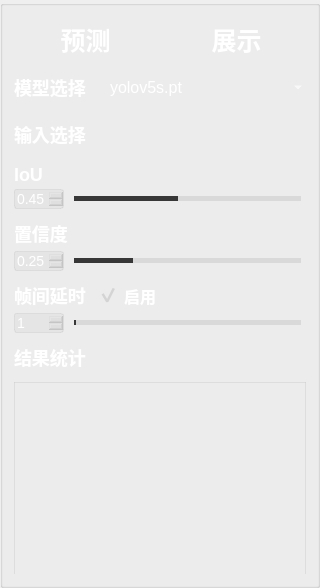
          <widget class="QGroupBox" name="groupBox_8">
           <property name="minimumSize">
            <size>
             <width>320</width>
             <height>0</height>
            </size>
           </property>
           <property name="maximumSize">
            <size>
             <width>320</width>
             <height>16777215</height>
            </size>
           </property>
           <property name="styleSheet">
            <string notr="true">#groupBox_8{
background-color: rgba(75, 75, 75, 200);
border: 0px solid #42adff;
border-radius:0px;}
</string>
           </property>
           <property name="title">
            <string/>
           </property>
           <layout class="QVBoxLayout" name="verticalLayout_8">
            <property name="spacing">
             <number>11</number>
            </property>
            <item>
             <widget class="QGroupBox" name="groupBox_2">
              <property name="minimumSize">
               <size>
                <width>0</width>
                <height>42</height>
               </size>
              </property>
              <property name="maximumSize">
               <size>
                <width>16777215</width>
                <height>42</height>
               </size>
              </property>
              <property name="styleSheet">
               <string notr="true">#groupBox_2{
border: 0px solid #42adff;
border-radius:0px;}</string>
              </property>
              <property name="title">
               <string/>
              </property>
              <layout class="QHBoxLayout" name="horizontalLayout_35">
               <property name="leftMargin">
                <number>2</number>
               </property>
               <property name="topMargin">
                <number>0</number>
               </property>
               <property name="rightMargin">
                <number>0</number>
               </property>
               <property name="bottomMargin">
                <number>0</number>
               </property>
               <item>
                <widget class="QPushButton" name="detectpushButton">
                 <property name="sizePolicy">
                  <sizepolicy hsizetype="Minimum" vsizetype="Preferred">
                   <horstretch>0</horstretch>
                   <verstretch>1</verstretch>
                  </sizepolicy>
                 </property>
                 <property name="styleSheet">
                  <string notr="true">font-size: 25px;
	font-family: &quot;Microsoft YaHei&quot;;
	font-weight: bold;
 		border-radius:9px;
		background:rgba(66, 195, 255, 0);
	color: rgb(255, 255, 255);</string>
                 </property>
                 <property name="text">
                  <string>预测</string>
                 </property>
                </widget>
               </item>
               <item>
                <spacer name="horizontalSpacer_13">
                 <property name="orientation">
                  <enum>Qt::Horizontal</enum>
                 </property>
                 <property name="sizeType">
                  <enum>QSizePolicy::Preferred</enum>
                 </property>
                 <property name="sizeHint" stdset="0">
                  <size>
                   <width>12</width>
                   <height>20</height>
                  </size>
                 </property>
                </spacer>
               </item>
               <item>
                <widget class="QPushButton" name="showpushButton_2">
                 <property name="sizePolicy">
                  <sizepolicy hsizetype="Preferred" vsizetype="Preferred">
                   <horstretch>0</horstretch>
                   <verstretch>1</verstretch>
                  </sizepolicy>
                 </property>
                 <property name="styleSheet">
                  <string notr="true">font-size: 25px;
	font-family: &quot;Microsoft YaHei&quot;;
	font-weight: bold;
 		border-radius:9px;
		background:rgba(66, 195, 255, 0);
	color: rgb(255, 255, 255);
</string>
                 </property>
                 <property name="text">
                  <string>展示</string>
                 </property>
                </widget>
               </item>
              </layout>
             </widget>
            </item>
            <item>
             <layout class="QHBoxLayout" name="horizontalLayout_2">
              <item>
               <widget class="QLabel" name="label_3">
                <property name="minimumSize">
                 <size>
                  <width>0</width>
                  <height>35</height>
                 </size>
                </property>
                <property name="maximumSize">
                 <size>
                  <width>80</width>
                  <height>16777215</height>
                 </size>
                </property>
                <property name="styleSheet">
                 <string notr="true">QLabel
{
	font-size: 18px;
	font-family: &quot;Microsoft YaHei&quot;;
	font-weight: bold;
 		border-radius:9px;
		background:rgba(66, 195, 255, 0);
	color: rgb(255, 255, 255);
}
</string>
                </property>
                <property name="text">
                 <string>模型选择</string>
                </property>
               </widget>
              </item>
              <item>
               <widget class="QComboBox" name="comboBox">
                <property name="minimumSize">
                 <size>
                  <width>0</width>
                  <height>35</height>
                 </size>
                </property>
                <property name="styleSheet">
                 <string notr="true">QComboBox QAbstractItemView {
	color: rgb(255, 255, 255);
font-family: &quot;Microsoft YaHei&quot;;
font-size: 16px;
background:rgba(200, 200, 200,150);
selection-background-color: rgba(200, 200, 200,50);
color: rgb(255, 255, 255);
outline:none;
border:none;}
QComboBox{
font-family: &quot;Microsoft YaHei&quot;;
font-size: 16px;
	color: rgb(255, 255, 255);
border-width:0px;
border-color:white;
border-style:solid;
background-color: rgba(200, 200, 200,0);}

QComboBox::drop-down {
margin-top:8;
height:20;
background:rgba(255,255,255,0);
border-image: url(:/img/icon/下拉_白色.png);
}
</string>
                </property>
                <item>
                 <property name="text">
                  <string>yolov5s.pt</string>
                 </property>
                </item>
                <item>
                 <property name="text">
                  <string>yolov5m.pt</string>
                 </property>
                </item>
                <item>
                 <property name="text">
                  <string>yolov5l.pt</string>
                 </property>
                </item>
                <item>
                 <property name="text">
                  <string>yolov5x.pt</string>
                 </property>
                </item>
               </widget>
              </item>
             </layout>
            </item>
            <item>
             <layout class="QHBoxLayout" name="horizontalLayout_9">
              <item>
               <widget class="QLabel" name="label_10">
                <property name="maximumSize">
                 <size>
                  <width>80</width>
                  <height>16777215</height>
                 </size>
                </property>
                <property name="styleSheet">
                 <string notr="true">QLabel
{
	font-size: 18px;
	font-family: &quot;Microsoft YaHei&quot;;
	font-weight: bold;
 		border-radius:9px;
		background:rgba(66, 195, 255, 0);
	color: rgb(255, 255, 255);
}
</string>
                </property>
                <property name="text">
                 <string>输入选择</string>
                </property>
               </widget>
              </item>
              <item>
               <layout class="QHBoxLayout" name="horizontalLayout_11">
                <item>
                 <widget class="QGroupBox" name="groupBox_5">
                  <property name="styleSheet">
                   <string notr="true">#groupBox_5{
background-color: rgba(48,148,243,0);
border: 0px solid #42adff;
border-left: 0px solid #d9d9d9;
border-right: 0px solid rgba(29, 83, 185, 255);
border-radius:0px;}</string>
                  </property>
                  <property name="title">
                   <string/>
                  </property>
                  <layout class="QHBoxLayout" name="horizontalLayout_8">
                   <property name="leftMargin">
                    <number>0</number>
                   </property>
                   <property name="topMargin">
                    <number>0</number>
                   </property>
                   <property name="rightMargin">
                    <number>0</number>
                   </property>
                   <property name="bottomMargin">
                    <number>0</number>
                   </property>
                   <item>
                    <widget class="QPushButton" name="fileButton">
                     <property name="minimumSize">
                      <size>
                       <width>55</width>
                       <height>28</height>
                      </size>
                     </property>
                     <property name="maximumSize">
                      <size>
                       <width>16777215</width>
                       <height>28</height>
                      </size>
                     </property>
                     <property name="toolTip">
                      <string>文件</string>
                     </property>
                     <property name="styleSheet">
                      <string notr="true">QPushButton{font-family: &quot;Microsoft YaHei&quot;;
font-size: 14px;
font-weight: bold;
color:white;
text-align: center center;
padding-left: 5px;
padding-right: 5px;
padding-top: 4px;
padding-bottom: 4px;
border-style: solid;
border-width: 0px;
border-color: rgba(255, 255, 255, 255);
border-radius: 3px;
background-color: rgba(200, 200, 200,0);}

QPushButton:focus{outline: none;}

QPushButton::pressed{font-family: &quot;Microsoft YaHei&quot;;
                     font-size: 14px;
                     font-weight: bold;
                     color:rgb(200,200,200);
                     text-align: center center;
                     padding-left: 5px;
                     padding-right: 5px;
                     padding-top: 4px;
                     padding-bottom: 4px;
                     border-style: solid;
                     border-width: 0px;
                     border-color: rgba(255, 255, 255, 255);
                     border-radius: 3px;
                     background-color:  #bf513b;}

QPushButton::disabled{font-family: &quot;Microsoft YaHei&quot;;
                     font-size: 14px;
                     font-weight: bold;
                     color:rgb(200,200,200);
                     text-align: center center;
                     padding-left: 5px;
                     padding-right: 5px;
                     padding-top: 4px;
                     padding-bottom: 4px;
                     border-style: solid;
                     border-width: 0px;
                     border-color: rgba(255, 255, 255, 255);
                     border-radius: 3px;
                     background-color:  #bf513b;}
QPushButton::hover {
border-style: solid;
border-width: 0px;
border-radius: 0px;
background-color: rgba(48,148,243,80);}</string>
                     </property>
                     <property name="text">
                      <string/>
                     </property>
                     <property name="icon">
                      <iconset resource="../apprcc.qrc">
                       <normaloff>:/img/icon/打开.png</normaloff>:/img/icon/打开.png</iconset>
                     </property>
                    </widget>
                   </item>
                   <item>
                    <widget class="QPushButton" name="cameraButton">
                     <property name="minimumSize">
                      <size>
                       <width>55</width>
                       <height>28</height>
                      </size>
                     </property>
                     <property name="maximumSize">
                      <size>
                       <width>16777215</width>
                       <height>28</height>
                      </size>
                     </property>
                     <property name="toolTip">
                      <string>相机</string>
                     </property>
                     <property name="styleSheet">
                      <string notr="true">QPushButton{font-family: &quot;Microsoft YaHei&quot;;
font-size: 14px;
font-weight: bold;
color:white;
text-align: center center;
padding-left: 5px;
padding-right: 5px;
padding-top: 4px;
padding-bottom: 4px;
border-style: solid;
border-width: 0px;
border-color: rgba(255, 255, 255, 255);
border-radius: 3px;
background-color: rgba(48,148,243,0);}

QPushButton:focus{outline: none;}

QPushButton::pressed{font-family: &quot;Microsoft YaHei&quot;;
                     font-size: 14px;
                     font-weight: bold;
                     color:rgb(200,200,200);
                     text-align: center center;
                     padding-left: 5px;
                     padding-right: 5px;
                     padding-top: 4px;
                     padding-bottom: 4px;
                     border-style: solid;
                     border-width: 0px;
                     border-color: rgba(255, 255, 255, 255);
                     border-radius: 3px;
                     background-color:  #bf513b;}

QPushButton::disabled{font-family: &quot;Microsoft YaHei&quot;;
                     font-size: 14px;
                     font-weight: bold;
                     color:rgb(200,200,200);
                     text-align: center center;
                     padding-left: 5px;
                     padding-right: 5px;
                     padding-top: 4px;
                     padding-bottom: 4px;
                     border-style: solid;
                     border-width: 0px;
                     border-color: rgba(255, 255, 255, 255);
                     border-radius: 3px;
                     background-color:  #bf513b;}
QPushButton::hover {
border-style: solid;
border-width: 0px;
border-radius: 0px;
background-color: rgba(48,148,243,80);}</string>
                     </property>
                     <property name="text">
                      <string/>
                     </property>
                     <property name="icon">
                      <iconset resource="../apprcc.qrc">
                       <normaloff>:/img/icon/摄像头开.png</normaloff>:/img/icon/摄像头开.png</iconset>
                     </property>
                    </widget>
                   </item>
                   <item>
                    <widget class="QPushButton" name="rtspButton">
                     <property name="minimumSize">
                      <size>
                       <width>55</width>
                       <height>28</height>
                      </size>
                     </property>
                     <property name="maximumSize">
                      <size>
                       <width>16777215</width>
                       <height>28</height>
                      </size>
                     </property>
                     <property name="toolTip">
                      <string>rtsp</string>
                     </property>
                     <property name="styleSheet">
                      <string notr="true">QPushButton{font-family: &quot;Microsoft YaHei&quot;;
font-size: 14px;
font-weight: bold;
color:white;
text-align: center center;
padding-left: 5px;
padding-right: 5px;
padding-top: 4px;
padding-bottom: 4px;
border-style: solid;
border-width: 0px;
border-color: rgba(255, 255, 255, 255);
border-radius: 3px;
background-color: rgba(48,148,243,0);}

QPushButton:focus{outline: none;}

QPushButton::pressed{font-family: &quot;Microsoft YaHei&quot;;
                     font-size: 14px;
                     font-weight: bold;
                     color:rgb(200,200,200);
                     text-align: center center;
                     padding-left: 5px;
                     padding-right: 5px;
                     padding-top: 4px;
                     padding-bottom: 4px;
                     border-style: solid;
                     border-width: 0px;
                     border-color: rgba(255, 255, 255, 255);
                     border-radius: 3px;
                     background-color:  #bf513b;}

QPushButton::disabled{font-family: &quot;Microsoft YaHei&quot;;
                     font-size: 14px;
                     font-weight: bold;
                     color:rgb(200,200,200);
                     text-align: center center;
                     padding-left: 5px;
                     padding-right: 5px;
                     padding-top: 4px;
                     padding-bottom: 4px;
                     border-style: solid;
                     border-width: 0px;
                     border-color: rgba(255, 255, 255, 255);
                     border-radius: 3px;
                     background-color:  #bf513b;}
QPushButton::hover {
border-style: solid;
border-width: 0px;
border-radius: 0px;
background-color: rgba(48,148,243,80);}</string>
                     </property>
                     <property name="text">
                      <string/>
                     </property>
                     <property name="icon">
                      <iconset resource="../apprcc.qrc">
                       <normaloff>:/img/icon/实时视频流解析.png</normaloff>:/img/icon/实时视频流解析.png</iconset>
                     </property>
                    </widget>
                   </item>
                  </layout>
                 </widget>
                </item>
               </layout>
              </item>
             </layout>
            </item>
            <item>
             <layout class="QVBoxLayout" name="verticalLayout_3">
              <property name="spacing">
               <number>4</number>
              </property>
              <item>
               <widget class="QLabel" name="label_2">
                <property name="styleSheet">
                 <string notr="true">QLabel
{
	font-size: 18px;
	font-family: &quot;Microsoft YaHei&quot;;
	font-weight: bold;
 		border-radius:9px;
		background:rgba(66, 195, 255, 0);
	color: rgb(255, 255, 255);
}
</string>
                </property>
                <property name="text">
                 <string>IoU</string>
                </property>
               </widget>
              </item>
              <item>
               <layout class="QHBoxLayout" name="horizontalLayout_4">
                <property name="spacing">
                 <number>5</number>
                </property>
                <item>
                 <widget class="QDoubleSpinBox" name="iouSpinBox">
                  <property name="minimumSize">
                   <size>
                    <width>50</width>
                    <height>0</height>
                   </size>
                  </property>
                  <property name="maximumSize">
                   <size>
                    <width>50</width>
                    <height>16777215</height>
                   </size>
                  </property>
                  <property name="styleSheet">
                   <string notr="true">QDoubleSpinBox{
background:rgba(200, 200, 200,50);
color:white;
font-size: 14px;
font-family: &quot;Microsoft YaHei UI&quot;;
border-style: solid;
border-width: 1px;
border-color: rgba(200, 200, 200,100);
border-radius: 3px;}

QDoubleSpinBox::down-button{
background:rgba(200, 200, 200,0);
border-image: url(:/img/icon/箭头_列表展开.png);}
QDoubleSpinBox::down-button::hover{
background:rgba(200, 200, 200,100);
border-image: url(:/img/icon/箭头_列表展开.png);}

QDoubleSpinBox::up-button{
background:rgba(200, 200, 200,0);
border-image: url(:/img/icon/箭头_列表收起.png);}
QDoubleSpinBox::up-button::hover{
background:rgba(200, 200, 200,100);
border-image: url(:/img/icon/箭头_列表收起.png);}
</string>
                  </property>
                  <property name="maximum">
                   <double>1.000000000000000</double>
                  </property>
                  <property name="singleStep">
                   <double>0.010000000000000</double>
                  </property>
                  <property name="value">
                   <double>0.450000000000000</double>
                  </property>
                 </widget>
                </item>
                <item>
                 <widget class="QSlider" name="iouSlider">
                  <property name="styleSheet">
                   <string notr="true">QSlider{
border-color: #bcbcbc;
color:#d9d9d9;
}
QSlider::groove:horizontal {                                
     border: 1px solid #999999;                             
     height: 3px;                                           
    margin: 0px 0;                                         
     left: 5px; right: 5px; 
 }
QSlider::handle:horizontal {                               
     border: 0px ; 
     border-image: url(:/img/icon/圆.png);
	 width:15px;
     margin: -7px -7px -7px -7px;                  
} 
QSlider::add-page:horizontal{
background: qlineargradient(spread:pad, x1:0, y1:1, x2:0, y2:0, stop:0 #d9d9d9, stop:0.25 #d9d9d9, stop:0.5 #d9d9d9, stop:1 #d9d9d9); 

}
QSlider::sub-page:horizontal{                               
 background: qlineargradient(spread:pad, x1:0, y1:1, x2:0, y2:0, stop:0 #373737, stop:0.25 #373737, stop:0.5 #373737, stop:1 #373737);                     
}</string>
                  </property>
                  <property name="maximum">
                   <number>100</number>
                  </property>
                  <property name="value">
                   <number>45</number>
                  </property>
                  <property name="orientation">
                   <enum>Qt::Horizontal</enum>
                  </property>
                 </widget>
                </item>
               </layout>
              </item>
             </layout>
            </item>
            <item>
             <layout class="QVBoxLayout" name="verticalLayout">
              <property name="spacing">
               <number>4</number>
              </property>
              <item>
               <widget class="QLabel" name="label">
                <property name="styleSheet">
                 <string notr="true">QLabel
{
	font-size: 18px;
	font-family: &quot;Microsoft YaHei&quot;;
	font-weight: bold;
 		border-radius:9px;
		background:rgba(66, 195, 255, 0);
	color: rgb(255, 255, 255);
}
</string>
                </property>
                <property name="text">
                 <string>置信度</string>
                </property>
               </widget>
              </item>
              <item>
               <layout class="QHBoxLayout" name="horizontalLayout_3">
                <property name="spacing">
                 <number>5</number>
                </property>
                <item>
                 <widget class="QDoubleSpinBox" name="confSpinBox">
                  <property name="minimumSize">
                   <size>
                    <width>50</width>
                    <height>0</height>
                   </size>
                  </property>
                  <property name="maximumSize">
                   <size>
                    <width>50</width>
                    <height>16777215</height>
                   </size>
                  </property>
                  <property name="focusPolicy">
                   <enum>Qt::ClickFocus</enum>
                  </property>
                  <property name="styleSheet">
                   <string notr="true">QDoubleSpinBox{
background:rgba(200, 200, 200,50);
color:white;
font-size: 14px;
font-family: &quot;Microsoft YaHei UI&quot;;
border-style: solid;
border-width: 1px;
border-color: rgba(200, 200, 200,100);
border-radius: 3px;}

QDoubleSpinBox::down-button{
background:rgba(200, 200, 200,0);
border-image: url(:/img/icon/箭头_列表展开.png);}
QDoubleSpinBox::down-button::hover{
background:rgba(200, 200, 200,100);
border-image: url(:/img/icon/箭头_列表展开.png);}

QDoubleSpinBox::up-button{
background:rgba(200, 200, 200,0);
border-image: url(:/img/icon/箭头_列表收起.png);}
QDoubleSpinBox::up-button::hover{
background:rgba(200, 200, 200,100);
border-image: url(:/img/icon/箭头_列表收起.png);}
</string>
                  </property>
                  <property name="maximum">
                   <double>1.000000000000000</double>
                  </property>
                  <property name="singleStep">
                   <double>0.010000000000000</double>
                  </property>
                  <property name="value">
                   <double>0.250000000000000</double>
                  </property>
                 </widget>
                </item>
                <item>
                 <widget class="QSlider" name="confSlider">
                  <property name="styleSheet">
                   <string notr="true">QSlider{
border-color: #bcbcbc;
color:#d9d9d9;
}
QSlider::groove:horizontal {                                
     border: 1px solid #999999;                             
     height: 3px;                                           
    margin: 0px 0;                                         
     left: 5px; right: 5px; 
 }
QSlider::handle:horizontal {                               
     border: 0px ; 
     border-image: url(:/img/icon/圆.png);
	 width:15px;
     margin: -7px -7px -7px -7px;                  
} 
QSlider::add-page:horizontal{
background: qlineargradient(spread:pad, x1:0, y1:1, x2:0, y2:0, stop:0 #d9d9d9, stop:0.25 #d9d9d9, stop:0.5 #d9d9d9, stop:1 #d9d9d9); 

}
QSlider::sub-page:horizontal{                               
 background: qlineargradient(spread:pad, x1:0, y1:1, x2:0, y2:0, stop:0 #373737, stop:0.25 #373737, stop:0.5 #373737, stop:1 #373737);                     
}</string>
                  </property>
                  <property name="maximum">
                   <number>100</number>
                  </property>
                  <property name="value">
                   <number>25</number>
                  </property>
                  <property name="orientation">
                   <enum>Qt::Horizontal</enum>
                  </property>
                  <property name="tickPosition">
                   <enum>QSlider::NoTicks</enum>
                  </property>
                 </widget>
                </item>
               </layout>
              </item>
             </layout>
            </item>
            <item>
             <layout class="QVBoxLayout" name="verticalLayout_5">
              <property name="spacing">
               <number>4</number>
              </property>
              <item>
               <layout class="QHBoxLayout" name="horizontalLayout_14">
                <item>
                 <widget class="QLabel" name="label_8">
                  <property name="maximumSize">
                   <size>
                    <width>80</width>
                    <height>16777215</height>
                   </size>
                  </property>
                  <property name="styleSheet">
                   <string notr="true">QLabel
{
	font-size: 18px;
	font-family: &quot;Microsoft YaHei&quot;;
	font-weight: bold;
 		border-radius:9px;
		background:rgba(66, 195, 255, 0);
	color: rgb(255, 255, 255);
}
</string>
                  </property>
                  <property name="text">
                   <string>帧间延时</string>
                  </property>
                 </widget>
                </item>
                <item>
                 <widget class="QCheckBox" name="checkBox">
                  <property name="styleSheet">
                   <string notr="true">
QCheckBox
{font-size: 16px;
	font-family: &quot;Microsoft YaHei&quot;;
	font-weight: bold;
 		border-radius:9px;
		background:rgba(66, 195, 255, 0);
	color: rgb(255, 255, 255);;}

QCheckBox::indicator {
	width: 20px;
	height: 20px;
}
QCheckBox::indicator:unchecked {
    image: url(:/img/icon/button-off.png);
}

QCheckBox::indicator:checked {
    
    image: url(:/img/icon/button-on.png);
}
</string>
                  </property>
                  <property name="text">
                   <string>启用</string>
                  </property>
                  <property name="checked">
                   <bool>true</bool>
                  </property>
                 </widget>
                </item>
               </layout>
              </item>
              <item>
               <layout class="QHBoxLayout" name="horizontalLayout_13">
                <property name="spacing">
                 <number>5</number>
                </property>
                <item>
                 <widget class="QSpinBox" name="rateSpinBox">
                  <property name="minimumSize">
                   <size>
                    <width>50</width>
                    <height>0</height>
                   </size>
                  </property>
                  <property name="maximumSize">
                   <size>
                    <width>50</width>
                    <height>16777215</height>
                   </size>
                  </property>
                  <property name="focusPolicy">
                   <enum>Qt::ClickFocus</enum>
                  </property>
                  <property name="styleSheet">
                   <string notr="true">QSpinBox{
background:rgba(200, 200, 200,50);
color:white;
font-size: 14px;
font-family: &quot;Microsoft YaHei UI&quot;;
border-style: solid;
border-width: 1px;
border-color: rgba(200, 200, 200,100);
border-radius: 3px;}

QSpinBox::down-button{
background:rgba(200, 200, 200,0);
border-image: url(:/img/icon/箭头_列表展开.png);}
QDoubleSpinBox::down-button::hover{
background:rgba(200, 200, 200,100);
border-image: url(:/img/icon/箭头_列表展开.png);}

QSpinBox::up-button{
background:rgba(200, 200, 200,0);
border-image: url(:/img/icon/箭头_列表收起.png);}
QSpinBox::up-button::hover{
background:rgba(200, 200, 200,100);
border-image: url(:/img/icon/箭头_列表收起.png);}
</string>
                  </property>
                  <property name="minimum">
                   <number>1</number>
                  </property>
                  <property name="maximum">
                   <number>20</number>
                  </property>
                  <property name="singleStep">
                   <number>1</number>
                  </property>
                  <property name="value">
                   <number>1</number>
                  </property>
                 </widget>
                </item>
                <item>
                 <widget class="QSlider" name="rateSlider">
                  <property name="styleSheet">
                   <string notr="true">QSlider{
border-color: #bcbcbc;
color:#d9d9d9;
}
QSlider::groove:horizontal {                                
     border: 1px solid #999999;                             
     height: 3px;                                           
    margin: 0px 0;                                         
     left: 5px; right: 5px; 
 }
QSlider::handle:horizontal {                               
     border: 0px ; 
     border-image: url(:/img/icon/圆.png);
	 width:15px;
     margin: -7px -7px -7px -7px;                  
} 
QSlider::add-page:horizontal{
background: qlineargradient(spread:pad, x1:0, y1:1, x2:0, y2:0, stop:0 #d9d9d9, stop:0.25 #d9d9d9, stop:0.5 #d9d9d9, stop:1 #d9d9d9); 

}
QSlider::sub-page:horizontal{                               
 background: qlineargradient(spread:pad, x1:0, y1:1, x2:0, y2:0, stop:0 #373737, stop:0.25 #373737, stop:0.5 #373737, stop:1 #373737);                     
}</string>
                  </property>
                  <property name="minimum">
                   <number>1</number>
                  </property>
                  <property name="maximum">
                   <number>20</number>
                  </property>
                  <property name="singleStep">
                   <number>1</number>
                  </property>
                  <property name="pageStep">
                   <number>1</number>
                  </property>
                  <property name="value">
                   <number>1</number>
                  </property>
                  <property name="orientation">
                   <enum>Qt::Horizontal</enum>
                  </property>
                  <property name="tickPosition">
                   <enum>QSlider::NoTicks</enum>
                  </property>
                 </widget>
                </item>
               </layout>
              </item>
             </layout>
            </item>
            <item>
             <layout class="QVBoxLayout" name="verticalLayout_7">
              <item>
               <widget class="QLabel" name="label_11">
                <property name="styleSheet">
                 <string notr="true">QLabel
{
	font-size: 18px;
	font-family: &quot;Microsoft YaHei&quot;;
	font-weight: bold;
 		border-radius:9px;
		background:rgba(66, 195, 255, 0);
	color: rgb(255, 255, 255);
}
</string>
                </property>
                <property name="text">
                 <string>结果统计</string>
                </property>
               </widget>
              </item>
              <item>
               <widget class="QListWidget" name="resultWidget">
                <property name="styleSheet">
                 <string notr="true">QListWidget{
background-color: rgba(12, 28, 77, 0);
border: 1px solid rgba(200, 200, 200,100);
border-bottom: 0px solid rgba(200, 200, 200,100);
border-radius:0px;
font-family: &quot;Microsoft YaHei&quot;;
font-size: 16px;
color: rgb(218, 218, 218);
}
</string>
                </property>
               </widget>
              </item>
             </layout>
            </item>
           </layout>
          </widget>
